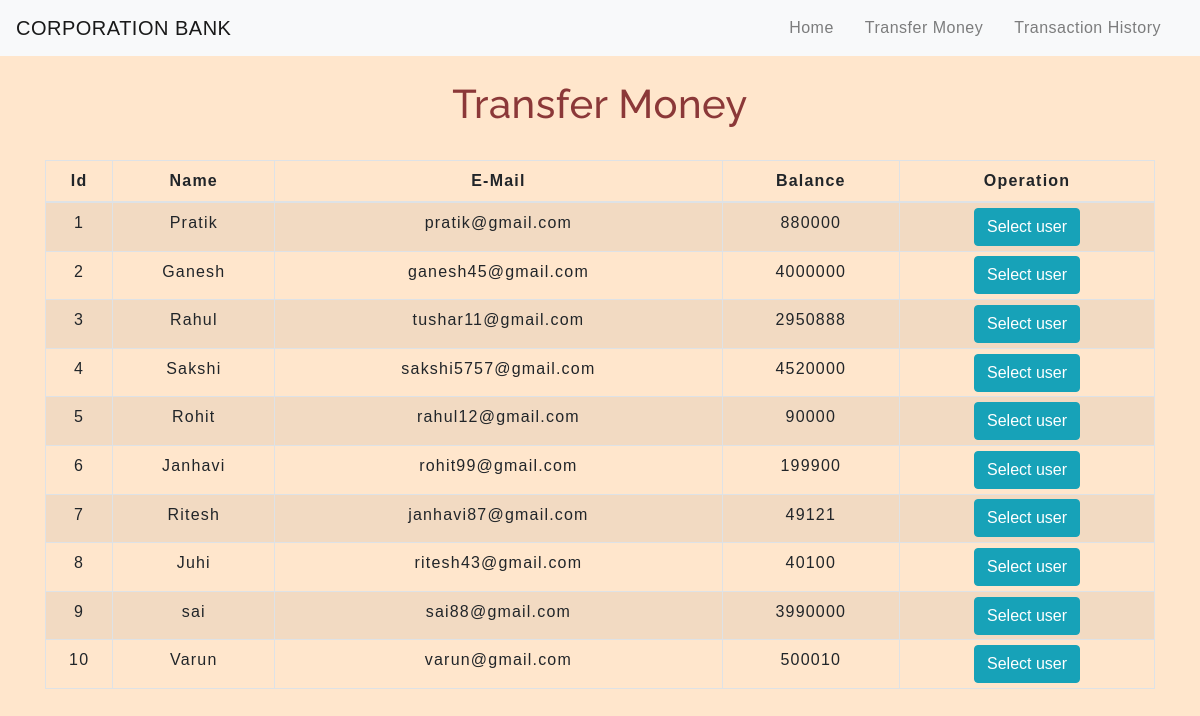
The app's page /transfermoney.php with its own data.
### tables this page shows
CREATE TABLE `users` (
  `id` int(3) NOT NULL,
  `name` text NOT NULL,
  `email` varchar(30) NOT NULL,
  `balance` int(8) NOT NULL
);

### transfermoney.php (the view, shortened to what this page needs)
<!DOCTYPE html>
<html lang="en">
<head>
    <link rel="stylesheet" href="https://maxcdn.bootstrapcdn.com/bootstrap/4.0.0/css/bootstrap.min.css">
    <link rel="stylesheet" type="text/css" href="css/table.css">
    <link rel="stylesheet" type="text/css" href="css/navbar.css">
</head>
<body>
<?php
    include 'config.php';
    $sql = "SELECT * FROM users";
    $result = mysqli_query($conn,$sql);
?>
<?php
  include 'navbar.php';
?>
<div class="container">
        <h2 class="text-center pt-4">Transfer Money</h2>
        <br>
            <div class="row">
                <div class="col">
                    <div class="table-responsive-sm">
                    <table class="table table-hover table-sm table-striped table-condensed table-bordered">
                        <thead>
                            <tr>
                            <th scope="col" class="text-center py-2">Id</th>
                            <th scope="col" class="text-center py-2">Name</th>
                            <th scope="col" class="text-center py-2">E-Mail</th>
                            <th scope="col" class="text-center py-2">Balance</th>
                            <th scope="col" class="text-center py-2">Operation</th>
                            </tr>
                        </thead>
                        <tbody>
                <?php
                    while($rows=mysqli_fetch_assoc($result)){
?>
                    <tr>
                       <td class="py-2"><?php echo $rows['id'] ?></td>
                        <td class="py-2"><?php echo $rows['name']?></td>
                        <td class="py-2"><?php echo $rows['email']?></td>
                        <td class="py-2"><?php echo $rows['balance']?></td>
                        <td><a href="selecteduserdetail.php?id= <?php echo $rows['id'] ;?>"> <button type="button" class="btn btn-info">Select user</button></a></td>
                    </tr>
                <?php
                    }
                ?>
                        </tbody>
                    </table>
                    </div>
                </div>
            </div>
         </div>
</body>
</html>

### navbar.php (shortened to what this page needs)
<nav class=" navbar navbar-expand-lg navbar-light bg-light">
      <a class="navbar-brand" href="index.php">CORPORATION BANK</a>
      <div class="collapse navbar-collapse" id="collapsibleNavbar">
            <ul class="navbar-nav ml-auto">
              <li class="nav-item">
                <a class="nav-link" href="index.php">Home</a>
              </li>
              <li class="nav-item">
                <a class="nav-link" href="transfermoney.php">Transfer Money</a>
              </li>
              <li class="nav-item">
                <a class="nav-link" href="transactionhistory.php">Transaction History</a>
              </li>
          </div>
       </nav>

### css/table.css (style rules this page uses)
* { padding: 0; margin: 0; box-sizing: border-box; font-family: sans-serif; }
h2 { font-size: 40px; }
table { letter-spacing: 1.2px; }
td { text-align: center; }
button { border:none; background: #e4caca; transition: 1s; }

### css/navbar.css (style rules this page uses)
.nav-link { margin-right: 15px; color:#1459b4; letter-spacing: 0.5px; transition: 0.5s; }
.navbar-brand { color: #60b15d; letter-spacing: 0.5px; }
h2 { color: #8b3838; letter-spacing: 0.5px; font-family: raleway; }

### transfermoney.php (style rules this page uses)
button { transition: 1.5s; }
body { background-color:#ffe6cc; }

### records on screen
users: id "1", name "Pratik", email "pratik@gmail.com", balance "880000"
users: id "2", name "Ganesh", email "ganesh45@gmail.com", balance "4000000"
users: id "3", name "Rahul", email "tushar11@gmail.com", balance "2950888"
users: id "4", name "Sakshi", email "sakshi5757@gmail.com", balance "4520000"
users: id "5", name "Rohit", email "rahul12@gmail.com", balance "90000"
users: id "6", name "Janhavi", email "rohit99@gmail.com", balance "199900"
users: id "7", name "Ritesh", email "janhavi87@gmail.com", balance "49121"
users: id "8", name "Juhi", email "ritesh43@gmail.com", balance "40100"
users: id "9", name "sai", email "sai88@gmail.com", balance "3990000"
users: id "10", name "Varun", email "varun@gmail.com", balance "500010"
